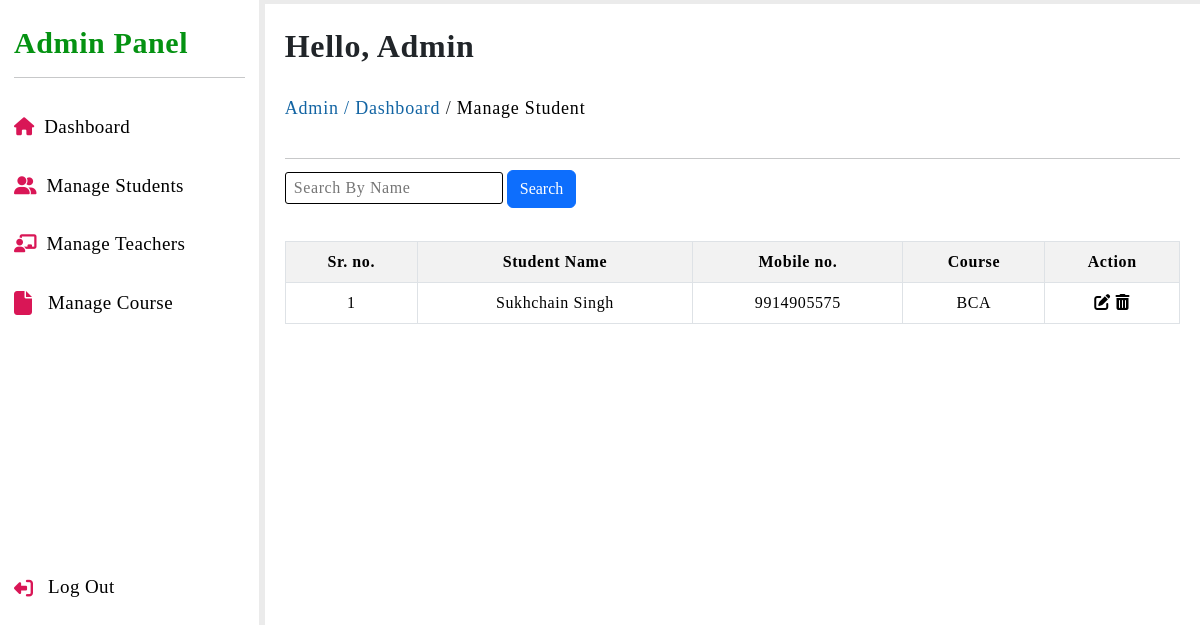
The app's page /admin/manage-students.php (signed in) with its own data.
### tables this page shows
CREATE TABLE `student_info` (
  `sr_no` int(11) NOT NULL,
  `student_name` varchar(50) NOT NULL,
  `student_father_name` varchar(50) NOT NULL,
  `student_number` bigint(10) NOT NULL,
  `student_email` varchar(100) NOT NULL,
  `student_password` varchar(30) NOT NULL,
  `student_course` varchar(30) NOT NULL,
  `student_semester` int(20) NOT NULL,
  `student_dob` varchar(11) NOT NULL,
  `student_gender` varchar(8) NOT NULL,
  `student_address` varchar(150) NOT NULL,
  `student_alt_number` bigint(10) NOT NULL
);

### admin/manage-students.php (the view, shortened to what this page needs)
<?php
    include '../sql/main_connection.php';
    $search_value = "";
?>
<!DOCTYPE html>
<html lang="en">
<head>
    <?php include '../include/links.php'; ?>
    <link rel="stylesheet" href="../styles/admin_dashboard.css">
    <link rel="stylesheet" href="admin-responsive.css">
</head>
<body>
    <?php include '../include/admin-sidebar.php'; ?>
    <section class="dashboard-middle-area">
        <h4 class="admin-name">Hello, Admin</h4>
        <pre class="pagination pb-1"><p style="color:#1264a3;">Admin / </p> <p><a href="dashboard.php" style="color:#1264a3;">Dashboard</a> / </p> <a href="manage-students.php">Manage Student</a></pre> <hr>
        <div class="search-div" style="left: -10px">
            <form action="" method="GET">
                <input type="search" name="search-value" autocomplete="off" placeholder="Search By Name" value="<?php echo htmlspecialchars($search_value); ?>">
                <button type="submit" class="btn btn-primary">Search</button>
            </form>
        </div>
        <div class="student-table">
            <table class="table table-bordered text-center table-striped mt-2">
                <tr>
                    <th>Sr. no.</th>
                    <th>Student Name</th>
                    <th>Mobile no.</th>
                    <th>Course</th>
                    <th>Action</th>
                </tr>
                <?php
                    if (!empty($search_value))
                    {
                        $sql = "SELECT * FROM student_info WHERE student_name LIKE '%$search_value%'";
                    }
                    else
                    {
                        $sql = "SELECT * FROM student_info";
                    }
                    $data = mysqli_query($conn, $sql);
                    $total = mysqli_num_rows($data);
                    if($total != 0)
                    {
                        while($result = mysqli_fetch_assoc($data))
                        {
                            echo
                            "
                                <tr>
                                    <td>".$result['sr_no']."</td>
                                    <td>".$result['student_name']."</td>
                                    <td>".$result['student_number']."</td>
                                    <td>".$result['student_course']."</td>
                                    <td>
                                        <a class='action-icons' href='edit-student-details.php?sr=".$result['sr_no']."'><i class='fa-solid fa-pen-to-square'></i></a>
                                        <a class='action-icons' href='delete-student.php?sr=".$result['sr_no']."' onclick='return confirm_delete()'><i class='fa-solid fa-trash-can'></i></a>
                                    </td>
                                </tr>
                            ";
                        }
                    }
                    else
                    {
                        echo "<tr><td colspan='6'>No Record Found</td></tr>";
                    }
                ?>
            </table>
        </div>
    </section>
</body>
</html>

### styles/admin_dashboard.css (style rules this page uses)
* { margin: 0; padding: 0; box-sizing: border-box; font-family: 'Poppins'; }
body { width: 100%; height: 100vh; display: flex; background-color: #ebebeb; }
body a { text-decoration: none; color: #000; }
.dashboard-middle-area { width: calc(100% - 260px); height: auto; background-color: #fff; margin: 4px 0px 0px 6px; padding: 10px 20px; }
.dashboard-middle-area .admin-name { font-size: 32px; font-weight: 600; letter-spacing: .7px; margin-top: 13px; }
.dashboard-middle-area .pagination { font-size: 18px; font-weight: 500; margin-top: 30px; letter-spacing: .8px; transition: .2s; }
.student-table, .course-table, .teacher-table { width: 100%; height: auto; padding: 20px 0px; }
.student-table table { letter-spacing: .6px; }
.search-div { width: auto; height: auto; padding: 0px 10px; position: relative; left: 400px; top: -5px; }
.search-div input { font-size: 16px; padding: 3px 8px; letter-spacing: .6px; outline: none; border-radius: 3px; border: 1px solid; }

### records on screen
student_info: sr_no "1", student_name "Sukhchain Singh", student_number "9914905575", student_course "BCA"
